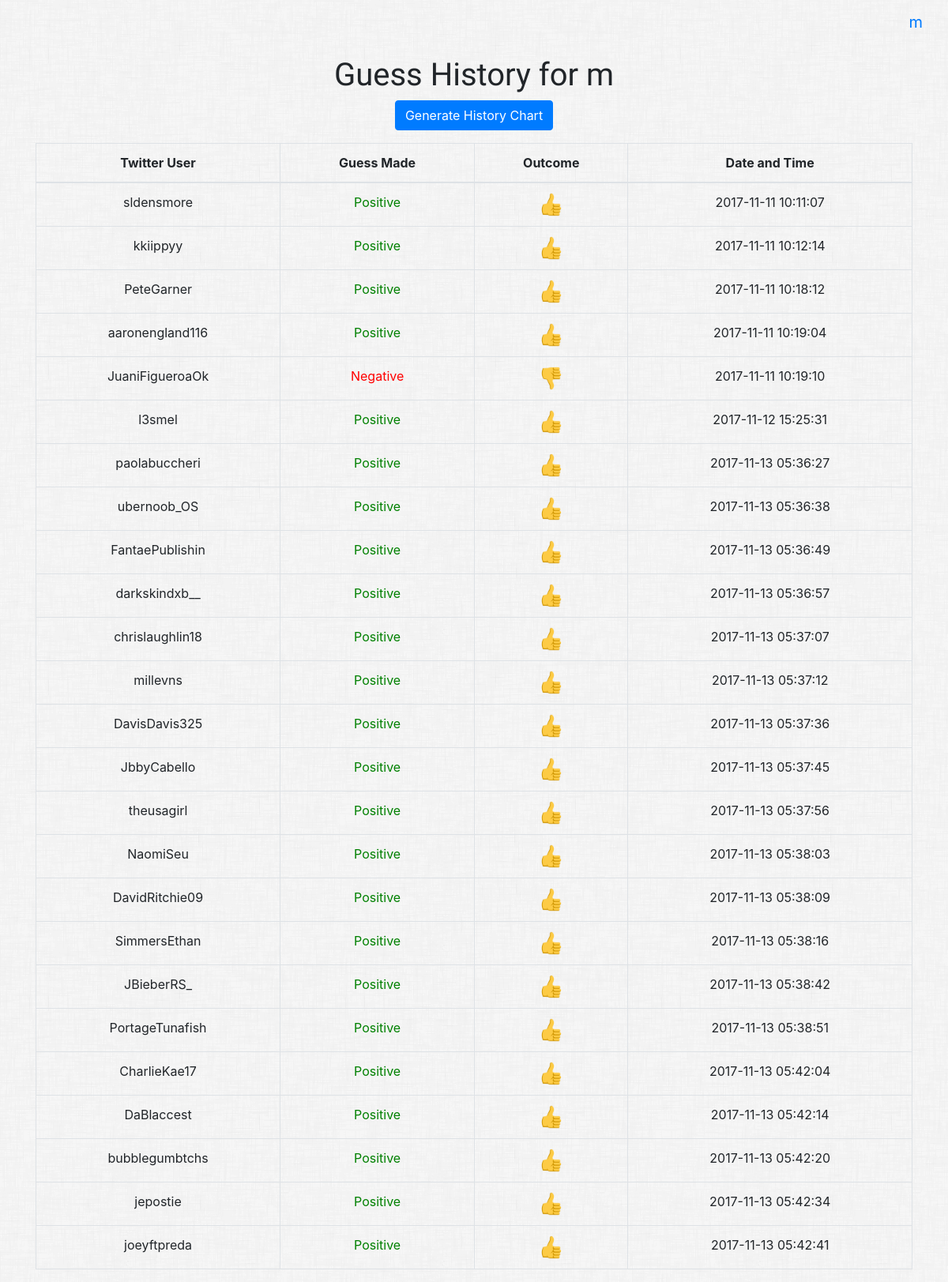
Page /history (signed in) on the committed database.
### tables this page shows
CREATE TABLE "guesses" (
	`username`	TEXT NOT NULL,
	`twitter_user`	TEXT NOT NULL,
	`guess`	TEXT NOT NULL,
	`result`	TEXT NOT NULL,
	`date`	TEXT NOT NULL
);

### application.py (the view)
@app.route('/history')
def history():
    if 'username' in session:
        con = None
        try:
            con = lite.connect('twittergame.db')
            cur = con.cursor()
            cur.execute("SELECT * FROM guesses WHERE username = ?", (session['username'],))
            userHistory = cur.fetchall()
            return render_template('history.html', history = userHistory)
        except lite.Error as e:
            print('Error: {}'.format(e.args[0]))
            return render_template('error.html', errorCode = e.args[0])
            sys.exit(1)
        finally:
            if con:
                con.close()
    else:
        return redirect(url_for('index'))

### templates/history.html (shortened to what this page needs)
{% extends "layout.html" %}
{% block main %}
    <h1 class="text-center">Guess History for {{ session['username'] }}</h1>
    <div class="container text-center">
        <div id="historyVisData">
            <p id="showHistoryChart" class="btn btn-primary">Generate History Chart</p>
        </div>
        <table class="table table-bordered">
            <thead class="thead-inverse">
                <tr>
                    <th>Twitter User</th>
                    <th>Guess Made</th>
                    <th>Outcome</th>
                    <th>Date and Time</th>
                </tr>
            </thead>
            <tbody>
                {% for entry in history %}
                <tr>
                    <td>{{ entry[1] }}</td>
                    {% if entry[2] == 'positive' %}
                        <td class="posHistoryGuess">Positive</td>
                    {% else %}
                        <td class="negHistoryGuess">Negative</td>
                    {% endif %}
                    {% if entry[3] == 'True' %}
                        <td><img src="../static/assets/thumbs_up_emoji.png" class="historyOutcomeEmoji"></td>
                    {% else %}
                        <td><img src="../static/assets/thumbs_down_emoji.png" class="historyOutcomeEmoji"></td>
                    {% endif %}
                    <td>{{ entry[4] }}</td>
                </tr>
                {% endfor %}
            </tbody>
        </table>
    </div>
{% endblock %}

### static/styles.css (style rules this page uses)
body { background-image: url(assets/dust_scratches.png); }
h1 { font-family: 'Lalezar', 'Palatino'; }
.posHistoryGuess { color: green; }
.negHistoryGuess { color: red; }
.historyOutcomeEmoji { width: 30px; }

### rows in the picture
guesses: twitter_user "sldensmore", guess "Positive", date "2017-11-11 10:11:07"
guesses: twitter_user "kkiippyy", guess "Positive", date "2017-11-11 10:12:14"
guesses: twitter_user "PeteGarner", guess "Positive", date "2017-11-11 10:18:12"
guesses: twitter_user "aaronengland116", guess "Positive", date "2017-11-11 10:19:04"
guesses: twitter_user "JuaniFigueroaOk", guess "Negative", date "2017-11-11 10:19:10"
guesses: twitter_user "l3smel", guess "Positive", date "2017-11-12 15:25:31"
guesses: twitter_user "paolabuccheri", guess "Positive", date "2017-11-13 05:36:27"
guesses: twitter_user "ubernoob_OS", guess "Positive", date "2017-11-13 05:36:38"
guesses: twitter_user "FantaePublishin", guess "Positive", date "2017-11-13 05:36:49"
guesses: twitter_user "darkskindxb__", guess "Positive", date "2017-11-13 05:36:57"
guesses: twitter_user "chrislaughlin18", guess "Positive", date "2017-11-13 05:37:07"
guesses: twitter_user "millevns", guess "Positive", date "2017-11-13 05:37:12"
guesses: twitter_user "DavisDavis325", guess "Positive", date "2017-11-13 05:37:36"
guesses: twitter_user "JbbyCabello", guess "Positive", date "2017-11-13 05:37:45"
guesses: twitter_user "theusagirl", guess "Positive", date "2017-11-13 05:37:56"
guesses: twitter_user "NaomiSeu", guess "Positive", date "2017-11-13 05:38:03"
guesses: twitter_user "DavidRitchie09", guess "Positive", date "2017-11-13 05:38:09"
guesses: twitter_user "SimmersEthan", guess "Positive", date "2017-11-13 05:38:16"
guesses: twitter_user "JBieberRS_", guess "Positive", date "2017-11-13 05:38:42"
guesses: twitter_user "PortageTunafish", guess "Positive", date "2017-11-13 05:38:51"
guesses: twitter_user "CharlieKae17", guess "Positive", date "2017-11-13 05:42:04"
guesses: twitter_user "DaBlaccest", guess "Positive", date "2017-11-13 05:42:14"
guesses: twitter_user "bubblegumbtchs", guess "Positive", date "2017-11-13 05:42:20"
guesses: twitter_user "jepostie", guess "Positive", date "2017-11-13 05:42:34"
guesses: twitter_user "joeyftpreda", guess "Positive", date "2017-11-13 05:42:41"

### other values in the picture
{{ session['username'] }} "m"
